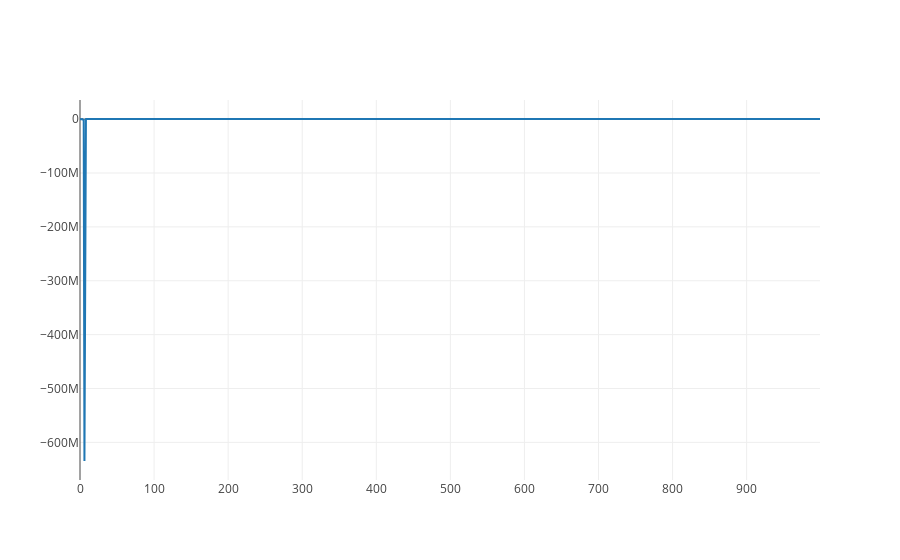
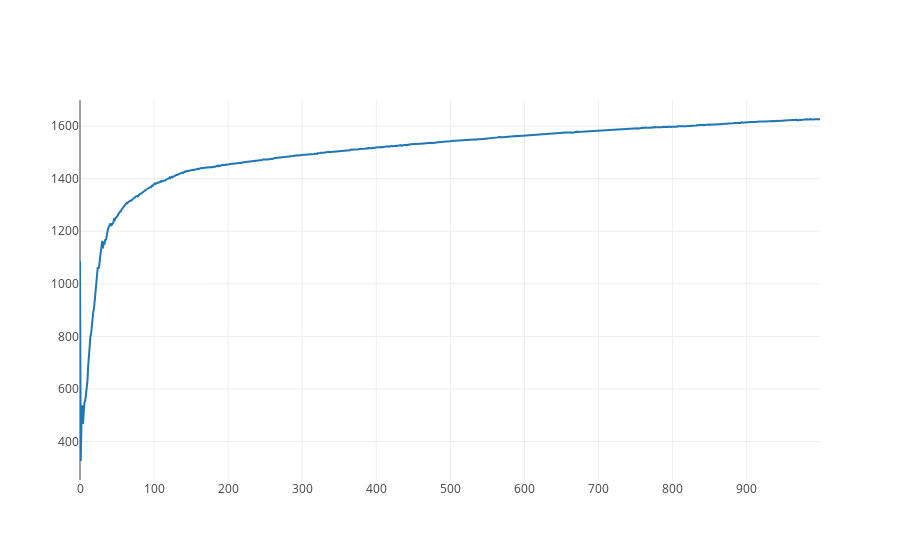
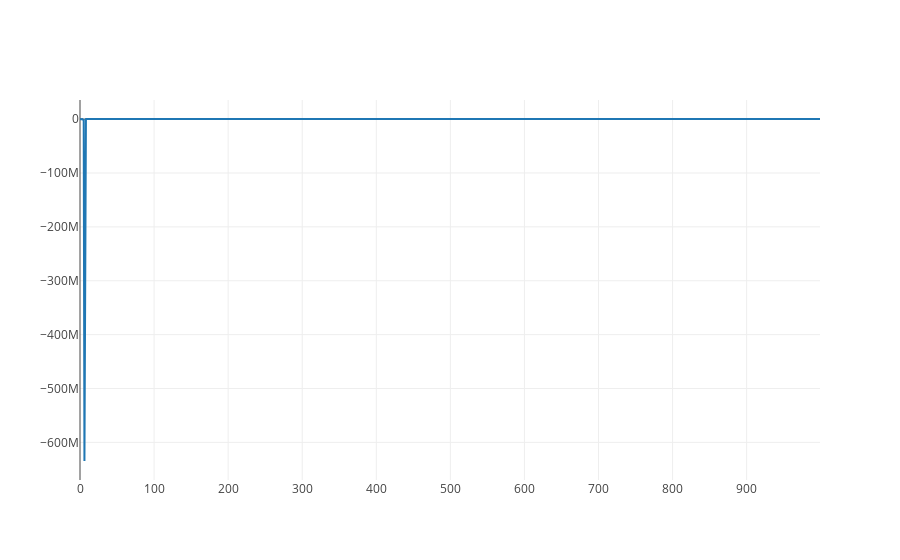

Notebook code cell kept with these figures, in order:
### Markdown cell above
For SVI, we can look at the values of the variational objective, likelihood, and KL terms as a function of iteration.

### Code cell
elbos = [e[0] for e in inf_svi.objs]
likes = [e[1] for e in inf_svi.objs]
kls = [e[2] for e in inf_svi.objs]

iplot([go.Scatter(x = range(len(elbos)), y = elbos)])
iplot([go.Scatter(x = range(len(likes)), y = likes)])
iplot([go.Scatter(x = range(len(kls)), y = kls)])

### Figure 1 — Plotly figure (JSON) as saved in the notebook; plotly's stock layout.template omitted (floating-point values rounded to 4 significant figures; data arrays with more than 128 entries replaced by an {"elided": "..."} marker saying what was removed)
{"data": [{"type": "scatter", "x": {"elided": "1000 int values"}, "y": {"elided": "1000 float values"}}], "layout": {}}

### Figure 2 — Plotly figure (JSON) as saved in the notebook; plotly's stock layout.template omitted (floating-point values rounded to 4 significant figures; data arrays with more than 128 entries replaced by an {"elided": "..."} marker saying what was removed)
{"data": [{"type": "scatter", "x": {"elided": "1000 int values"}, "y": {"elided": "1000 float values"}}], "layout": {}}

### Figure 3 — Plotly figure (JSON) as saved in the notebook; plotly's stock layout.template omitted (floating-point values rounded to 4 significant figures; data arrays with more than 128 entries replaced by an {"elided": "..."} marker saying what was removed)
{"data": [{"type": "scatter", "x": {"elided": "1000 int values"}, "y": {"elided": "1000 float values"}}], "layout": {}}
